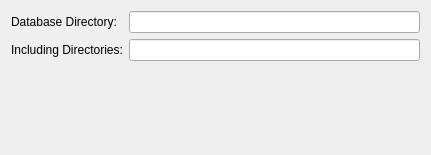
<?xml version="1.0" encoding="UTF-8"?>
<ui version="4.0">
 <class>ProjectPropertyDialog</class>
 <widget class="QDialog" name="ProjectPropertyDialog">
  <property name="geometry">
   <rect>
    <x>0</x>
    <y>0</y>
    <width>431</width>
    <height>155</height>
   </rect>
  </property>
  <property name="windowTitle">
   <string>Project Properties</string>
  </property>
  <layout class="QVBoxLayout" name="verticalLayout">
   <item>
    <layout class="QGridLayout" name="gridLayout">
     <item row="0" column="0">
      <widget class="QLabel" name="label_2">
       <property name="text">
        <string>Database Directory:</string>
       </property>
      </widget>
     </item>
     <item row="0" column="1">
      <widget class="QLineEdit" name="lineEdit"/>
     </item>
     <item row="1" column="0">
      <widget class="QLabel" name="label">
       <property name="text">
        <string>Including Directories:</string>
       </property>
      </widget>
     </item>
     <item row="1" column="1">
      <widget class="QLineEdit" name="lineEdit_2"/>
     </item>
    </layout>
   </item>
   <item>
    <spacer name="verticalSpacer">
     <property name="orientation">
      <enum>Qt::Vertical</enum>
     </property>
     <property name="sizeHint" stdset="0">
      <size>
       <width>20</width>
       <height>80</height>
      </size>
     </property>
    </spacer>
   </item>
  </layout>
 </widget>
 <layoutdefault spacing="6" margin="11"/>
 <resources/>
 <connections/>
</ui>
